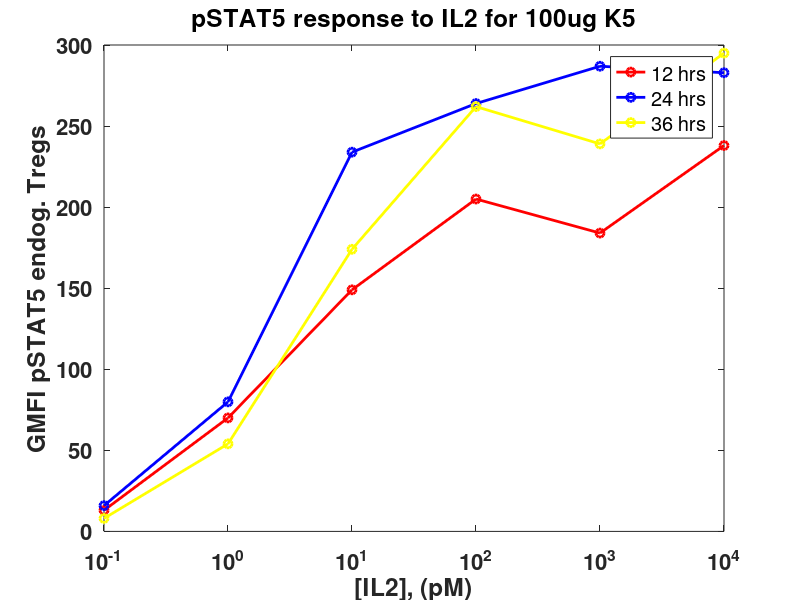
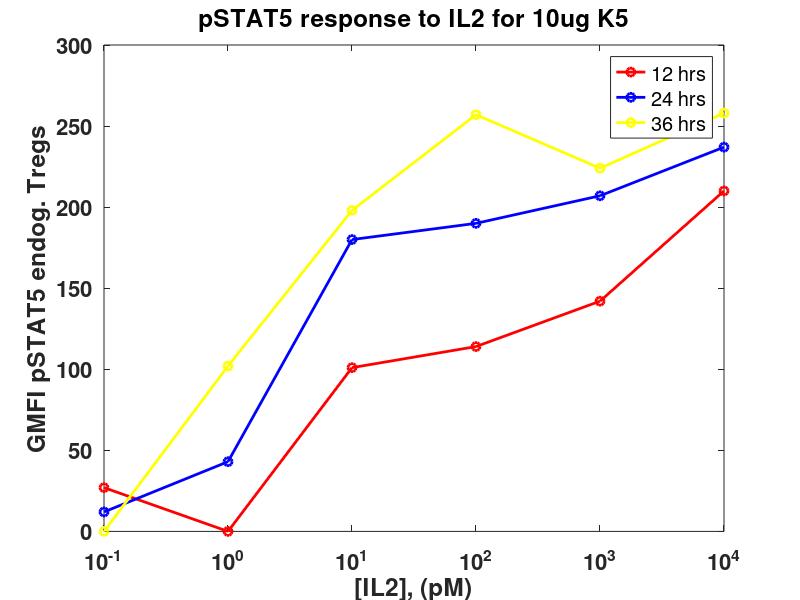
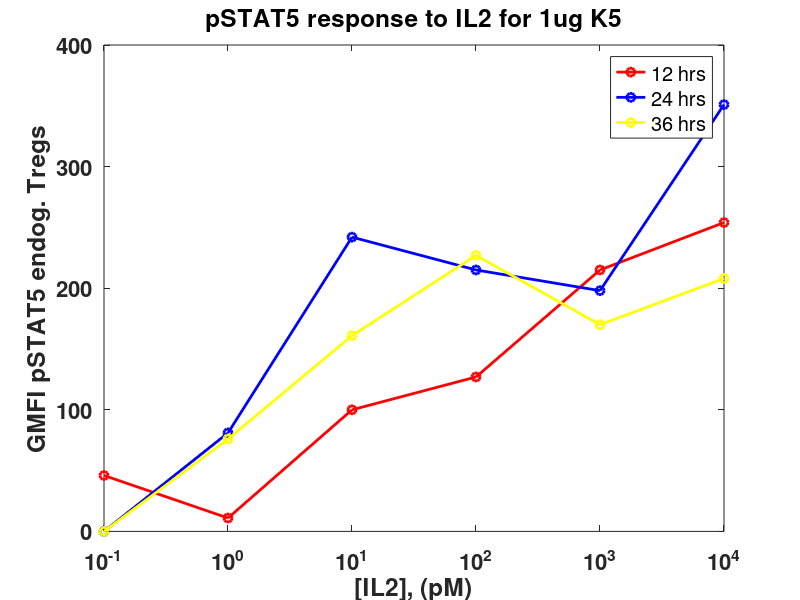
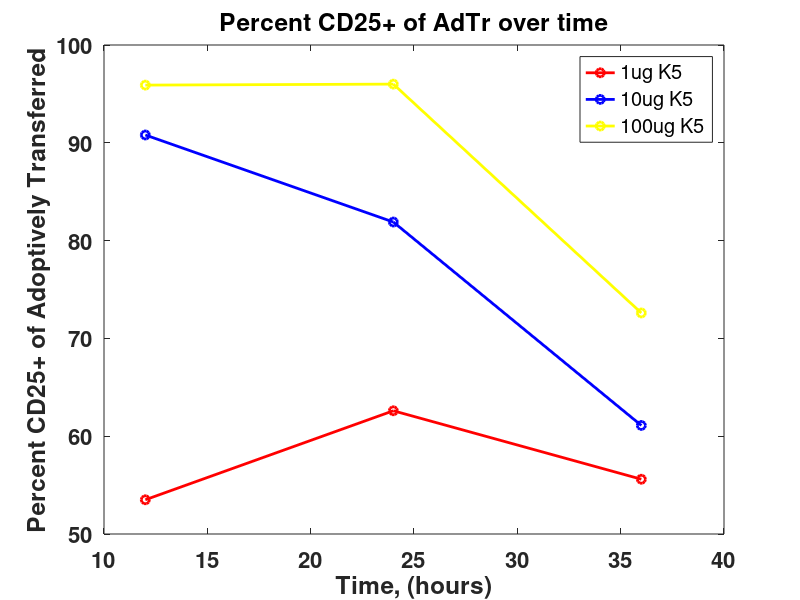

Recreate these plots in MATLAB, in order.
%Treg analysis from rotation expt. 11/14/2011

%100ug K5
A=[425
371
392
336
257
200
187];
A=A-min(A)


B=[376
380
357
327
173
109
93.1];
B=B-min(B)

C=[485
429
452
364
244
198
190];
C=C-min(C)

IL2=[10000 1000 100 10 1 0.1 0];

figure()
hold on
plot(IL2, A, '-ro', 'linewidth', 2)
plot(IL2, B, '-bo', 'linewidth', 2)
plot(IL2, C, '-yo', 'linewidth', 2)
set(gcf, 'color', 'w')
set(gca, 'xscale', 'log', 'Fontsize', 16, 'Fontweight', 'bold')
ylabel('GMFI pSTAT5 endog. Tregs')
xlabel('[IL2], (pM)')
title('pSTAT5 response to IL2 for 100ug K5')
legend('12 hrs', '24 hrs', '36 hrs')
box on
%%

%10ug K5

A=[434
366
338
325
224
251
293];
A=A-min(A)

B=[344
314
297
287
150
119
107];
B=B-min(B)


C=[466
432
465
406
310
208
280];
C=C-min(C)

IL2=[10000 1000 100 10 1 0.1 0];

figure()
hold on
plot(IL2, A, '-ro', 'linewidth', 2)
plot(IL2, B, '-bo', 'linewidth', 2)
plot(IL2, C, '-yo', 'linewidth', 2)
set(gcf, 'color', 'w')
set(gca, 'xscale', 'log', 'Fontsize', 16, 'Fontweight', 'bold')
ylabel('GMFI pSTAT5 endog. Tregs')
xlabel('[IL2], (pM)')
title('pSTAT5 response to IL2 for 10ug K5')
legend('12 hrs', '24 hrs', '36 hrs')
box on

%%

%1ug K5

A=[445
406
318
291
202
237
191];
A=A-min(A)

B=[461
308
325
352
191
110
135];
B=B-min(B)


C=[483
445
502
436
351
275
317];
C=C-min(C)


IL2=[10000 1000 100 10 1 0.1 0];

figure()
hold on
plot(IL2, A, '-ro', 'linewidth', 2)
plot(IL2, B, '-bo', 'linewidth', 2)
plot(IL2, C, '-yo', 'linewidth', 2)
set(gcf, 'color', 'w')
set(gca, 'xscale', 'log', 'Fontsize', 16, 'Fontweight', 'bold')
ylabel('GMFI pSTAT5 endog. Tregs')
xlabel('[IL2], (pM)')
title('pSTAT5 response to IL2 for 1ug K5')
legend('12 hrs', '24 hrs', '36 hrs')
box on

%%

%Teff analysis from 11.14.2011

%Percent CD25hi at different timepoints
%A=1ug
%B=10ug
%C=100ug

A=[53.5
62.6
55.6];

B=[90.8
81.9
61.1];

C=[95.9
96
72.6];

Time=[12 24 36];

figure()
hold on
plot(Time, A, '-ro', 'linewidth', 2)
plot(Time, B, '-bo', 'linewidth', 2)
plot(Time, C, '-yo', 'linewidth', 2)
set(gcf, 'color', 'w')
set(gca, 'Fontsize', 16, 'Fontweight', 'bold')
xlabel('Time, (hours)')
ylabel('Percent CD25+ of Adoptively Transferred')
title('Percent CD25+ of AdTr over time')
legend('1ug K5', '10ug K5', '100ug K5')
box on

%%
%1ug K5 A=12, B=24, C=36

A=[200
181
115
62.8
58
71.2
79];
A=A-min(A)

B=[777
477
293
167
106
91.7
119];
B=B-min(B)

C=[581
385
262
177
178
168
256];
C=C-min(C)

IL2=[10000 1000 100 10 1 0.1 0];

figure()
hold on
plot(IL2, A, '-ro', 'linewidth', 2)
plot(IL2, B, '-bo', 'linewidth', 2)
plot(IL2, C, '-yo', 'linewidth', 2)
set(gcf, 'color', 'w')
set(gca, 'xscale', 'log', 'Fontsize', 16, 'Fontweight', 'bold')
ylabel('GMFI pSTAT5 Teffs')
xlabel('[IL2], (pM)')
title('pSTAT5 response to IL2 for 1ug K5')
legend('12 hrs', '24 hrs', '36 hrs')
box on

%%

%10ug K5
A=[173
152
206
112
52.3
95
92.7]; 
A=A-min(A)

B=[1016
1072
633
317
158
146
160];
B=B-min(B)

C=[869
685
428
275
254
188
252];
C=C-min(C)

IL2=[10000 1000 100 10 1 0.1 0];

figure()
hold on
plot(IL2, A, '-ro', 'linewidth', 2)
plot(IL2, B, '-bo', 'linewidth', 2)
plot(IL2, C, '-yo', 'linewidth', 2)
set(gcf, 'color', 'w')
set(gca, 'xscale', 'log', 'Fontsize', 16, 'Fontweight', 'bold')
ylabel('GMFI pSTAT5 Teffs')
xlabel('[IL2], (pM)')
title('pSTAT5 response to IL2 for 10ug K5')
legend('12 hrs', '24 hrs', '36 hrs')
box on


%%

%100ug K5
A=[212
165
214
128
112
98.9
79.6];
A=A-min(A)

B=[818
801
787
466
228
189
197];
B=B-min(B)

C=[1296
887
553
276
203
214
228];
C=C-min(C)

IL2=[10000 1000 100 10 1 0.1 0];

figure()
hold on
plot(IL2, A, '-ro', 'linewidth', 2)
plot(IL2, B, '-bo', 'linewidth', 2)
plot(IL2, C, '-yo', 'linewidth', 2)
set(gcf, 'color', 'w')
set(gca, 'xscale', 'log', 'Fontsize', 16, 'Fontweight', 'bold')
ylabel('GMFI pSTAT5 Teffs')
xlabel('[IL2], (pM)')
title('pSTAT5 response to IL2 for 100ug K5')
legend('12 hrs', '24 hrs', '36 hrs')
box on

%%

%12 hours
%A=1ug
%B=10ug
%C=100ug

A=[200
181
115
62.8
58
71.2
79];
A=A-min(A);

AmpA=max(A)-min(A)

B=[173
152
206
112
52.3
95
92.7]; 
B=B-min(B);

AmpB=max(B)-min(B)

C=[212
165
214
128
112
98.9
79.6];
C=C-min(C);

AmpC=max(C)-min(C)

IL2=[10000 1000 100 10 1 0.1 0];

Peptide=[1 10 100];

figure()
hold on
plot(IL2, A, '-ro', 'linewidth', 2)
plot(IL2, B, '-bo', 'linewidth', 2)
plot(IL2, C, '-yo', 'linewidth', 2)
set(gcf, 'color', 'w')
set(gca, 'xscale', 'log', 'Fontsize', 16, 'Fontweight', 'bold')
ylabel('GMFI pSTAT5 Teffs')
xlabel('[IL2], (pM)')
title('pSTAT5 response to IL2 at 12 hours')
legend('1ug K5', '10ug K5', '100ug K5')
box on


%%

%24 hours

A=[461
308
325
352
191
110
135];
A=A-min(A);
AmpA=max(A)-min(A)

B=[1016
1072
633
317
158
146
160];
B=B-min(B);
AmpB=max(B)-min(B)

C=[818
801
787
466
228
189
197];
C=C-min(C);
AmpC=max(C)-min(C)

IL2=[10000 1000 100 10 1 0.1 0];

figure()
hold on
plot(IL2, A, '-ro', 'linewidth', 2)
plot(IL2, B, '-bo', 'linewidth', 2)
plot(IL2, C, '-yo', 'linewidth', 2)
set(gcf, 'color', 'w')
set(gca, 'xscale', 'log', 'Fontsize', 16, 'Fontweight', 'bold')
ylabel('GMFI pSTAT5 Teffs')
xlabel('[IL2], (pM)')
title('pSTAT5 response to IL2 at 24 hours')
legend('1ug K5', '10ug K5', '100ug K5')
box on

%%
%36 hours

A=[581
385
262
177
178
168
256];
A=A-min(A);
AmpA=max(A)-min(A)

B=[869
685
428
275
254
188
252];
B=B-min(B);
AmpB=max(B)-min(B)

C=[1296
887
553
276
203
214
228];
C=C-min(C);
AmpC=max(C)-min(C)

IL2=[10000 1000 100 10 1 0.1 0];

figure()
hold on
plot(IL2, A, '-ro', 'linewidth', 2)
plot(IL2, B, '-bo', 'linewidth', 2)
plot(IL2, C, '-yo', 'linewidth', 2)
set(gcf, 'color', 'w')
set(gca, 'xscale', 'log', 'Fontsize', 16, 'Fontweight', 'bold')
ylabel('GMFI pSTAT5 Teffs')
xlabel('[IL2], (pM)')
title('pSTAT5 response to IL2 at 36 hours')
legend('1ug K5', '10ug K5', '100ug K5')
box on

%%

%pSTAT5 response of Teffs over time

Oneug=[222
308
206];

Tenug=[79.7
227
219];

Hundredug=[141
325
271];

Time=[12 24 36];

figure()
hold on
plot(Time, Oneug, '-ro', 'linewidth', 2)
plot(Time, Tenug, '-bo', 'linewidth', 2)
plot(Time, Hundredug, '-yo', 'linewidth', 2)
set(gcf, 'color', 'w')
set(gca, 'Fontsize', 16, 'Fontweight', 'bold')
ylabel('pSTAT5 GeoMFI')
xlabel('Time, (hours)')
title('Instantaneous pSTAT5 of AdTr cells over time')
legend('1ug K5', '10ug K5', '100ug K5')
box on

%%

%Teff amplitude of pSTAT5 response to IL2 

Oneug=[142 351 413];

Tenug=[153.7000 926 681];

Hundredug=[134.4000 629 1093];

Time=[12 24 36];

figure()
hold on
plot(Time, Oneug, '-ro', 'linewidth', 2)
plot(Time, Tenug, '-bo', 'linewidth', 2)
plot(Time, Hundredug, '-yo', 'linewidth', 2)
set(gcf, 'color', 'w')
set(gca, 'Fontsize', 16, 'Fontweight', 'bold')
ylabel('Amplitude pSTAT5 response to IL2')
xlabel('Time, (hours)')
title('Amplitude pSTAT5 response to IL2 over time')
legend('1ug K5', '10ug K5', '100ug K5')
box on

%%

%IL2 estimation for 10ug 24 hours from Teff fit

T=929;
B=11.69;
E=77.54;

x=224;

IL2=(x-B)./(T-x).*E

%%

%IL2 estimation for 100ug 24 hours from Teff fit

T=643.3;
B=7.670;
E=11.9;

x=325;

IL2=(x-B)./(T-x).*E

%%

%IL2 estimation for 10ug 36 hours from Teff fit

T=792.2;
B=15.63;
E=448.5;

x=219;

IL2=(x-B)./(T-x).*E




